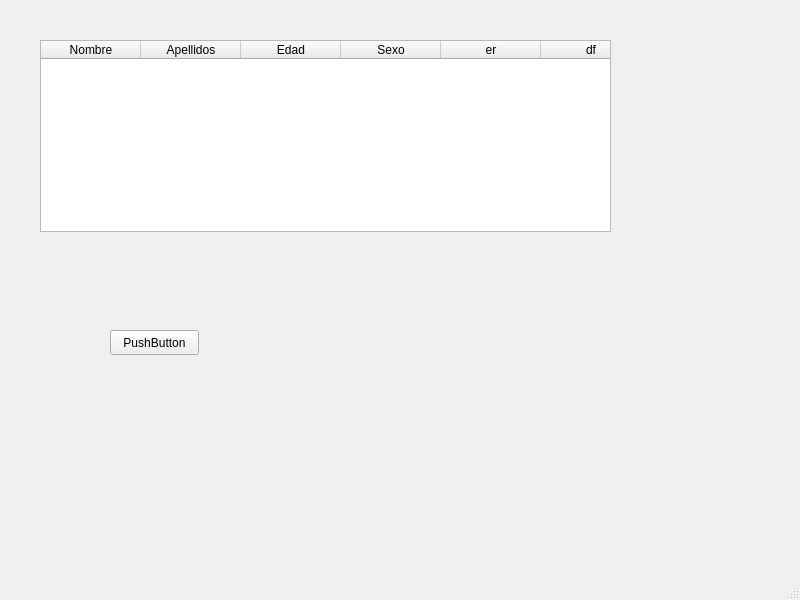
<?xml version="1.0" encoding="UTF-8"?>
<ui version="4.0">
 <class>MainWindow_prueba</class>
 <widget class="QMainWindow" name="MainWindow_prueba">
  <property name="geometry">
   <rect>
    <x>0</x>
    <y>0</y>
    <width>800</width>
    <height>600</height>
   </rect>
  </property>
  <property name="windowTitle">
   <string>MainWindow</string>
  </property>
  <widget class="QWidget" name="centralwidget">
   <widget class="QTableWidget" name="tableWidget">
    <property name="geometry">
     <rect>
      <x>40</x>
      <y>40</y>
      <width>571</width>
      <height>192</height>
     </rect>
    </property>
    <property name="verticalScrollBarPolicy">
     <enum>Qt::ScrollBarAlwaysOff</enum>
    </property>
    <property name="horizontalScrollBarPolicy">
     <enum>Qt::ScrollBarAlwaysOff</enum>
    </property>
    <column>
     <property name="text">
      <string>Nombre</string>
     </property>
    </column>
    <column>
     <property name="text">
      <string>Apellidos</string>
     </property>
    </column>
    <column>
     <property name="text">
      <string>Edad</string>
     </property>
    </column>
    <column>
     <property name="text">
      <string>Sexo</string>
     </property>
    </column>
    <column>
     <property name="text">
      <string>er</string>
     </property>
    </column>
    <column>
     <property name="text">
      <string>df</string>
     </property>
    </column>
    <column>
     <property name="text">
      <string>sd</string>
     </property>
    </column>
   </widget>
   <widget class="QPushButton" name="pushButton">
    <property name="geometry">
     <rect>
      <x>110</x>
      <y>330</y>
      <width>89</width>
      <height>25</height>
     </rect>
    </property>
    <property name="text">
     <string>PushButton</string>
    </property>
   </widget>
  </widget>
  <widget class="QMenuBar" name="menubar">
   <property name="geometry">
    <rect>
     <x>0</x>
     <y>0</y>
     <width>800</width>
     <height>22</height>
    </rect>
   </property>
  </widget>
  <widget class="QStatusBar" name="statusbar"/>
 </widget>
 <resources/>
 <connections/>
</ui>
